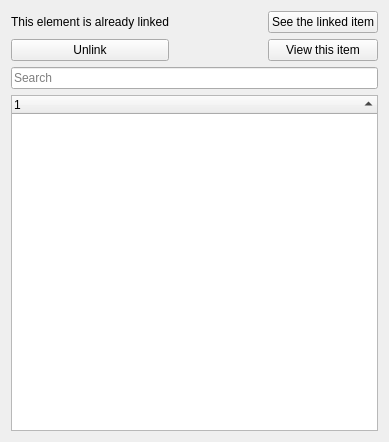
<?xml version="1.0" encoding="UTF-8"?>
<ui version="4.0">
 <class>LinkSingleElementWidget</class>
 <widget class="QWidget" name="LinkSingleElementWidget">
  <property name="geometry">
   <rect>
    <x>0</x>
    <y>0</y>
    <width>389</width>
    <height>442</height>
   </rect>
  </property>
  <property name="windowTitle">
   <string>Form</string>
  </property>
  <layout class="QGridLayout" name="gridLayout">
   <item row="1" column="2">
    <widget class="QPushButton" name="m_show_this_pb">
     <property name="text">
      <string>View this item</string>
     </property>
    </widget>
   </item>
   <item row="3" column="0" colspan="3">
    <widget class="QTreeWidget" name="m_tree_widget">
     <property name="indentation">
      <number>5</number>
     </property>
     <property name="sortingEnabled">
      <bool>true</bool>
     </property>
     <column>
      <property name="text">
       <string notr="true">1</string>
      </property>
     </column>
    </widget>
   </item>
   <item row="1" column="0">
    <widget class="QPushButton" name="m_unlink_pb">
     <property name="text">
      <string>Unlink</string>
     </property>
    </widget>
   </item>
   <item row="0" column="2">
    <widget class="QPushButton" name="m_show_linked_pb">
     <property name="text">
      <string>See the linked item</string>
     </property>
    </widget>
   </item>
   <item row="0" column="0">
    <widget class="QLabel" name="m_label">
     <property name="text">
      <string>This element is already linked</string>
     </property>
    </widget>
   </item>
   <item row="2" column="0" colspan="3">
    <widget class="QLineEdit" name="m_search_field">
     <property name="placeholderText">
      <string>Search</string>
     </property>
    </widget>
   </item>
  </layout>
 </widget>
 <resources/>
 <connections/>
</ui>
